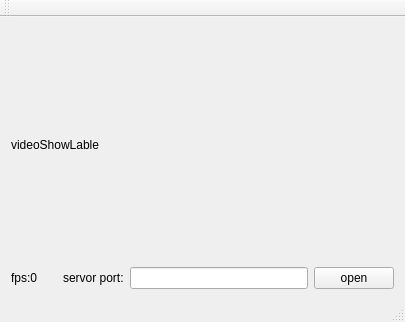
<?xml version="1.0" encoding="UTF-8"?>
<ui version="4.0">
 <class>MainWindow</class>
 <widget class="QMainWindow" name="MainWindow">
  <property name="geometry">
   <rect>
    <x>0</x>
    <y>0</y>
    <width>405</width>
    <height>322</height>
   </rect>
  </property>
  <property name="windowTitle">
   <string>VideoShow</string>
  </property>
  <widget class="QWidget" name="centralWidget">
   <layout class="QVBoxLayout" name="verticalLayout_2">
    <item>
     <layout class="QVBoxLayout" name="verticalLayout" stretch="6,1">
      <item>
       <widget class="QLabel" name="videoShowLable">
        <property name="text">
         <string>videoShowLable</string>
        </property>
       </widget>
      </item>
      <item>
       <layout class="QHBoxLayout" name="horizontalLayout">
        <item>
         <widget class="QLabel" name="fpsLabel">
          <property name="text">
           <string>fps:0</string>
          </property>
         </widget>
        </item>
        <item>
         <spacer name="horizontalSpacer">
          <property name="orientation">
           <enum>Qt::Horizontal</enum>
          </property>
          <property name="sizeType">
           <enum>QSizePolicy::Fixed</enum>
          </property>
          <property name="sizeHint" stdset="0">
           <size>
            <width>20</width>
            <height>20</height>
           </size>
          </property>
         </spacer>
        </item>
        <item>
         <widget class="QLabel" name="label_2">
          <property name="text">
           <string>servor port:</string>
          </property>
         </widget>
        </item>
        <item>
         <widget class="QLineEdit" name="portLineEdit"/>
        </item>
        <item>
         <widget class="QPushButton" name="openPushButton">
          <property name="text">
           <string>open</string>
          </property>
         </widget>
        </item>
       </layout>
      </item>
     </layout>
    </item>
   </layout>
  </widget>
  <widget class="QMenuBar" name="menuBar">
   <property name="geometry">
    <rect>
     <x>0</x>
     <y>0</y>
     <width>405</width>
     <height>23</height>
    </rect>
   </property>
  </widget>
  <widget class="QToolBar" name="mainToolBar">
   <attribute name="toolBarArea">
    <enum>TopToolBarArea</enum>
   </attribute>
   <attribute name="toolBarBreak">
    <bool>false</bool>
   </attribute>
  </widget>
  <widget class="QStatusBar" name="statusBar"/>
 </widget>
 <layoutdefault spacing="6" margin="11"/>
 <resources/>
 <connections/>
</ui>
